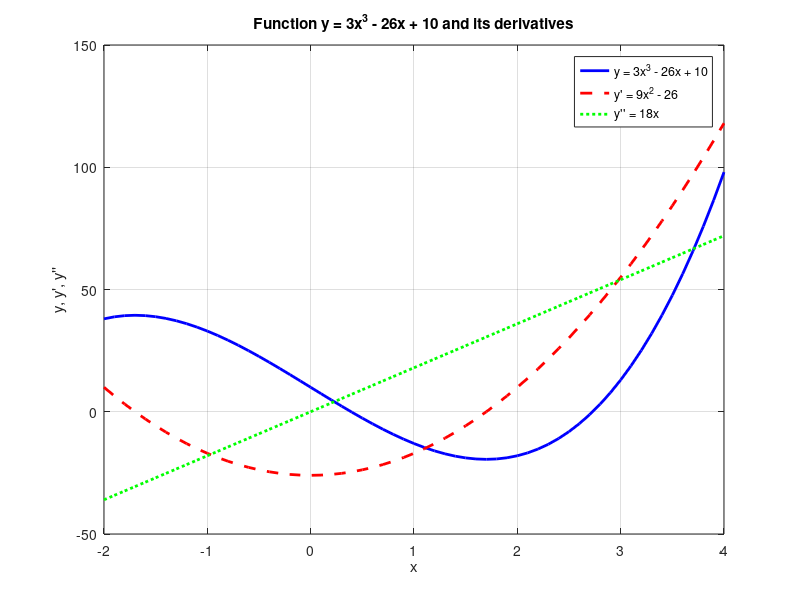
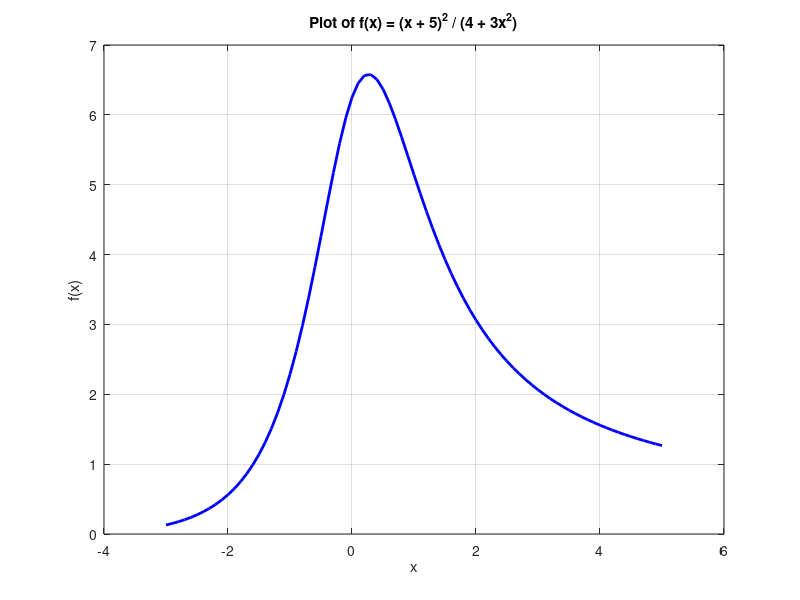
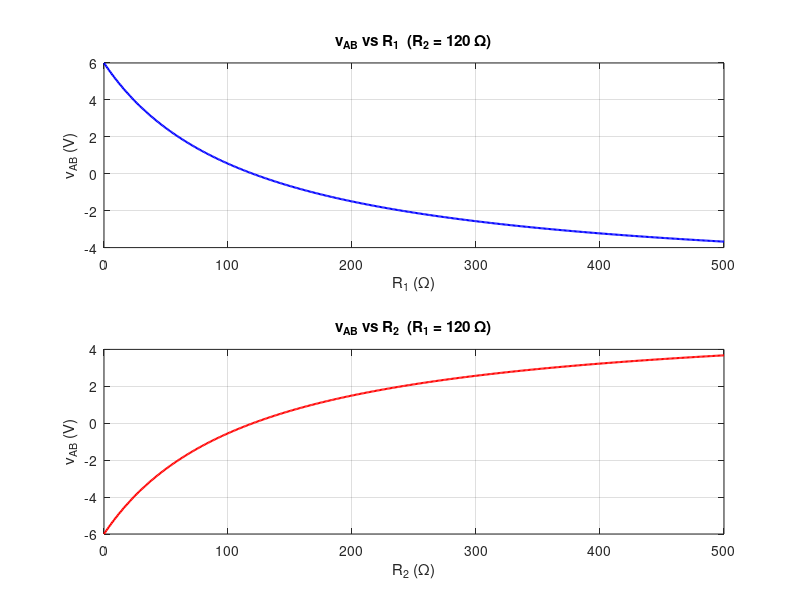

Source code (MATLAB) for these figures, in order: (Note: this script raises an error after producing the figures.)
%EXPERIMENT 1
% Exercise No:1
% Solution
clear
clc

a = 10;
x = 10;
y = 20;

z = exp(-a) * sin(x) + 10 * sqrt(y);

disp('Exp 1')
disp(z)
% Exercise No:2
% Solution


clc; clear; close all;
% Experiment No.: 5

% Exercise.: 1
% 1) Plot the function y = 3x^3 – 26x + 10 , and its first and second derivatives, for –2 ≤ x 4 , all in the same plot.
% Define x range
x = -2:0.1:4;

% Define the function
y = 3*x.^3 - 26*x + 10;

% First derivative: y' = 9x^2 - 26
y1 = 9*x.^2 - 26;

% Second derivative: y'' = 18x
y2 = 18*x;

% Plot all functions
figure;
plot(x, y, 'b', 'LineWidth', 2); hold on;
plot(x, y1, 'r--', 'LineWidth', 2);
plot(x, y2, 'g:', 'LineWidth', 2);

% Add grid and labels
grid on;
xlabel('x');
ylabel('y, y'', y''''');
title('Function y = 3x^3 - 26x + 10 and its derivatives');
legend('y = 3x^3 - 26x + 10', 'y'' = 9x^2 - 26', 'y'''' = 18x');




% Exercise.: 2
% Define the range of x
x = -3:0.1:5;

% Define the function f(x)
f = ((x + 5).^2) ./ (4 + 3*x.^2);

% Plot the function
figure;
plot(x, f, 'b', 'LineWidth', 2);

% Add labels and title
xlabel('x');
ylabel('f(x)');
title('Plot of f(x) = (x + 5)^2 / (4 + 3x^2)');
grid on;

% Exercise.: 3
% Wheatstone Bridge Voltage Difference Plots
% Given: v = 12 V, R3 = R4 = 250 Ω

% Given constants
v = 12;
R3 = 250;
R4 = 250;

R2 = 120;
R1 = linspace(0, 500, 500);

vAB_R1 = v * ((R2 ./ (R1 + R2)) - (R4 / (R3 + R4)));

R1_fixed = 120;
R2 = linspace(0, 500, 500);

vAB_R2 = v * ((R2 ./ (R1_fixed + R2)) - (R4 / (R3 + R4)));

figure;

subplot(2,1,1);
plot(R1, vAB_R1, 'b', 'LineWidth', 1.5);
grid on;
title('v_{AB} vs R_1  (R_2 = 120 Ω)');
xlabel('R_1 (Ω)');
ylabel('v_{AB} (V)');

subplot(2,1,2);
plot(R2, vAB_R2, 'r', 'LineWidth', 1.5);
grid on;
title('v_{AB} vs R_2  (R_1 = 120 Ω)');
xlabel('R_2 (Ω)');
ylabel('v_{AB} (V)');

sgtitle('Wheatstone Bridge Voltage Difference Characteristics');


% Exercise.: 4
% Data
x = 0:0.5:100;
y = cos(x);

% Plot
figure;
plot(x, y, 'r--s', ...
    'MarkerEdgeColor', 'm', ...    % magenta edges
    'MarkerFaceColor', 'c', ...    % cyan face
    'MarkerSize', 5, ...           % marker size 5
    'LineWidth', 1.2);             % optional for better visibility

% Labels and title
title('Cosine Signal');
xlabel('Time (s)');
ylabel('Amplitude (mV)');

% Axes background color
set(gca, 'Color', 'y');  % yellow background

% Grid for clarity
grid on;


% Exercise.: 5
% Audio waveform generation with specified tones and spectrogram

% Parameters
Fs = 8000; % Sampling frequency (8 kHz)
tone_duration = 0.5; % seconds per tone
t = 0:1/Fs:tone_duration-1/Fs;

% Frequencies for the 9 tones (in Hz)
freqs = [659 622 659 622 659 494 587 523 440];

% Generate the tone sequence
y = [];
for f = freqs
    tone = sin(2*pi*f*t);
    y = [y tone];
end

% Normalize amplitude
y = y / max(abs(y));

% Create a copy with every other sample multiplied by -1
y2 = y;
y2(2:2:end) = -y2(2:2:end);

% Append the modified copy to the original
final_waveform = [y y2];

% Play the waveform
sound(final_waveform, Fs);

% Write to a WAV file
audiowrite('nine_tones_sequence.wav', final_waveform, Fs);

% Plot spectrogram
figure;
spectrogram(final_waveform, 256, 128, 256, Fs, 'yaxis');
title('Spectrogram of Generated Nine-Tone Sequence');
xlabel('Time (s)');
ylabel('Frequency (Hz)');
colorbar;

clc; clear; close all;

% Experiment No.: 8

% Exercise 2
% Daily maximum temperatures in °F for April 2002 (Washington, DC)
T = [58 73 73 53 50 48 56 73 73 66 69 63 74 82 84 91 93 89 91 80 ...
     59 69 56 64 63 66 64 74 63 69];

days = 1:length(T); % Days of the month (1–30)

%% (a) Number of days temperature was above 75°F
above75 = T > 75;
num_above75 = sum(above75);

fprintf('EXERCISE: Q2\n');
fprintf('(a) Number of days above 75°F: %d\n', num_above75);

%% (b) Number of days temperature was between 65°F and 80°F
between65_80 = (T >= 65) & (T <= 80);
num_between65_80 = sum(between65_80);

fprintf('(b) Number of days between 65°F and 80°F: %d\n', num_between65_80);

%% (c) Days of the month when temperature was between 50°F and 60°F
between50_60 = (T >= 50) & (T <= 60);
days_between50_60 = days(between50_60);

fprintf('(c) Days between 50°F and 60°F: ');
disp(days_between50_60);


% Exercise 3
fprintf('EXERCISE: Q3\n');
% Input from user
hours = input('Enter the number of hours worked: ');
wage  = input('Enter the hourly wage: ');

% Compute pay
if hours <= 40
    pay = hours * wage;
else
    overtime_hours = hours - 40;
    pay = (40 * wage) + (overtime_hours * wage * 1.5);
end

% Display result
fprintf('Total pay = $%.2f\n', pay);

fprintf('\n');


% Exercise 4
fprintf('EXERCISE: Q4\n')
% Input from user
n = input('Enter number of rows (n): ');
m = input('Enter number of columns (m): ');

% Initialize matrix
A = zeros(n, m);

% Fill the first row (column numbers)
A(1, :) = 1:m;

% Fill the first column (row numbers)
A(:, 1) = (1:n)';

% Fill remaining elements
for i = 2:n
    for j = 2:m
        A(i, j) = A(i-1, j) + A(i, j-1);
    end
end

% Display the matrix
disp('Generated Matrix:');
disp(A);


fprintf('\n');

% Exercise 5
fprintf('EXERCISE: Q5\n')
% Parameters
P0 = 300000;        % initial principal $
r = 0.05;           % annual interest rate (5%)
infl = 0.02;        % annual inflation rate on withdrawals (2%)
w0 = 25000;         % first-year withdrawal (end of year 1)
maxYears = 200;     % safety cap

% Initialize
balance = P0;
year = 0;
withdrawals = [];
balances_after = [];  % balance after each withdrawal

while balance > 0 && year < maxYears
    year = year + 1;
    w = w0 * (1 + infl)^(year-1);       % withdrawal at end of year 'year'
    balance = balance * (1 + r) - w;    % interest then withdrawal at year end
    withdrawals(end+1) = w;
    balances_after(end+1) = balance;
end

% Determine number of full years the planned withdrawal was fully paid
if isempty(balances_after)
    full_years = 0;
else
    % If last balance is negative, the last full year was year-1
    if balances_after(end) < 0
        full_years = length(balances_after) - 1;
    else
        full_years = length(balances_after);
    end
end

% Display results
fprintf('Initial principal: $%0.2f\n', P0);
fprintf('Annual interest: %0.2f%%, Withdrawal inflation: %0.2f%%\n', r*100, infl*100);
fprintf('Initial withdrawal (end of year 1): $%0.2f\n\n', w0);
fprintf('Number of FULL years the account can fully cover the planned withdrawal: %d years\n', full_years);

if balances_after(end) < 0
    fprintf('In year %d the planned withdrawal of $%0.2f cannot be fully paid; remaining balance after previous year was $%0.2f\n', ...
        full_years+1, withdrawals(full_years+1), balances_after(full_years));
else
    fprintf('Account remains positive after %d years (within simulation cap of %d years).\n', full_years, maxYears);
end

% Prepare vectors for plotting (balance just after each withdrawal)
years_vec = 1:length(withdrawals);

figure('Color','w','Position',[200 200 800 600]);

subplot(2,1,1);
plot(years_vec, balances_after, '-o', 'LineWidth', 1.6);
hold on;
yline(0, '--k', 'LineWidth', 1); % zero line
if full_years>0
    xline(full_years, '--r', sprintf('Last full year = %d', full_years), 'LabelHorizontalAlignment','left');
end
grid on;
xlabel('Year');
ylabel('Account balance ($)');
title('Account balance after each year''s withdrawal');

subplot(2,1,2);
bar(years_vec, withdrawals);
hold on;
if full_years>0
    % highlight the first year that cannot be fully paid (if exists)
    if length(withdrawals) > full_years
        bar(full_years+1, withdrawals(full_years+1), 'FaceColor',[0.85 0.33 0.10]); % different color
        legend('Planned withdrawals','First unpaid planned withdrawal','Location','NorthWest');
    else
        legend('Planned withdrawals','Location','NorthWest');
    end
else
    legend('Planned withdrawals','Location','NorthWest');
end
grid on;
xlabel('Year');
ylabel('Withdrawal ($)');
title('Yearly planned withdrawals (inflation-adjusted)');

% Improve layout
sgtitle('Retirement withdrawals and account balance over years');


% Exercise 6
fprintf('EXERCISE: Q6\n')
% Define the matrix size
rows = 5;   % You can change this
cols = 5;   % You can change this

% Initialize the matrix with zeros
A = zeros(rows, cols);

% Loop through each element
for i = 1:rows
    for j = 1:cols
        A(i, j) = (i + j) / (j^2);
    end
end

% Display the result
disp(A);


% Exercise 7
fprintf('EXERCISE: Q7\n')
n = 1;  % start from 1

while true
    if mod(n, 2) == 1 && mod(n, 11) == 0 && sqrt(n) > 132
        fprintf('The required number is: %d\n', n);
        break;
    end
    n = n + 1;
end
fprintf('\n')

% Exercise 8
fprintf('EXERCISE: Q8\n')

x = [-3.5 5 -6.2 11.1 0 7 -9.5 2 15 -1 3 2.5];  % Given vector
n = length(x);

% Sorting using loops and conditional statements (Selection Sort)
for i = 1:n-1
    % Assume the current element is the minimum
    min_index = i;
    
    % Check the rest of the vector for a smaller element
    for j = i+1:n
        if x(j) < x(min_index)
            min_index = j;
        end
    end
    
    % Swap elements if a smaller one was found
    if min_index ~= i
        temp = x(i);
        x(i) = x(min_index);
        x(min_index) = temp;
    end
end

% Display the result
disp('The sorted vector is:')
disp(x)
fprintf('\n')

% Exercise 9
fprintf('EXERCISE: Q9\n')

% Script: average_top8_scores.m
% This program calculates the average of the top 8 exam scores
% without using MATLAB's built-in sort function.

scores = [73 91 37 81 63 66 50 90 75 43 88 80 79 69 26 82 89 99 71 59];
n = length(scores);

% Sort scores in descending order using loops (Selection Sort)
for i = 1:n-1
    max_index = i;
    for j = i+1:n
        if scores(j) > scores(max_index)
            max_index = j;
        end
    end
    % Swap if a larger value is found
    if max_index ~= i
        temp = scores(i);
        scores(i) = scores(max_index);
        scores(max_index) = temp;
    end
end

% Take the top 8 scores
top8 = scores(1:8);

% Calculate the average
avg_top8 = sum(top8) / length(top8);

% Display the results
disp('The top 8 scores are:')
disp(top8)
fprintf('The average of the top 8 scores is: %.2f\n', avg_top8);
fprintf('\n')

% Exercise 10
fprintf('EXERCISE: Q10\n')
% 13,15,4,18,19,3
% Ask the user to enter the coordinates of the three points
x1 = input('Enter x-coordinate of first point: ');
y1 = input('Enter y-coordinate of first point: ');
x2 = input('Enter x-coordinate of second point: ');
y2 = input('Enter y-coordinate of second point: ');
x3 = input('Enter x-coordinate of third point: ');
y3 = input('Enter y-coordinate of third point: ');

% Compute the terms needed for solving the circle equation
A = 2 * (x2 - x1);
B = 2 * (y2 - y1);
C = x2^2 + y2^2 - x1^2 - y1^2;

D = 2 * (x3 - x1);
E = 2 * (y3 - y1);
F = x3^2 + y3^2 - x1^2 - y1^2;

% Solve for circle center (h, k)
denominator = (A * E - B * D);
if denominator == 0
    error('The three points are collinear — no unique circle exists.');
end

h = (C * E - B * F) / denominator;
k = (A * F - C * D) / denominator;

% Compute the radius
r = sqrt((x1 - h)^2 + (y1 - k)^2);

% Display the results
fprintf('\nThe center of the circle is (%.3f, %.3f)\n', h, k);
fprintf('The radius of the circle is %.3f\n', r);

% Plot the circle and points
theta = linspace(0, 2*pi, 300);
xc = h + r * cos(theta);
yc = k + r * sin(theta);

figure;
plot(xc, yc, 'b-', 'LineWidth', 1.5); hold on;
plot([x1 x2 x3], [y1 y2 y3], 'r*', 'MarkerSize', 10, 'LineWidth', 1.5);
plot(h, k, 'ko', 'MarkerFaceColor', 'g'); % center point
axis equal;
grid on;
title('Circle Passing Through Three Points');
xlabel('x-axis');
ylabel('y-axis');
legend('Circle','Given Points','Center','Location','best');
fprintf('\n')

% Exercise 11
fprintf('EXERCISE: Q11\n')

n = 1; % start from 1
while true
    % Compute the sum of integers from 1 to n
    s = n * (n + 1) / 2;
    
    % Check if the sum is within the desired range
    if s >= 100 && s <= 1000
        % Convert to string to check if all digits are identical
        s_str = num2str(s);
        if length(s_str) == 3 && all(s_str == s_str(1))
            fprintf('The required integer n is: %d\n', n);
            fprintf('The corresponding sum is: %d\n', s);
            break;
        end
    end
    
    % Stop the loop if the sum exceeds 1000 (no need to go further)
    if s > 1000
        disp('No such integer found.');
        break;
    end
    
    n = n + 1; % increment n
end
fprintf('\n')

% Exercise 12
fprintf('EXERCISE: Q12\n')
% Initialize an empty matrix to store twin primes
twinPrimes = [];

% Function to check if a number is prime
isPrimeFunc = @(n) all(mod(n, 2:n-1) ~= 0) && n > 1;

% Loop through numbers from 10 to 498 (last candidate for twin prime pair)
for n = 10:498
    if isPrimeFunc(n) && isPrimeFunc(n + 2)
        % Append the twin prime pair to the matrix
        twinPrimes = [twinPrimes; n, n+2];
    end
end

% Display the twin primes
disp('Twin primes between 10 and 500 are:');
disp(twinPrimes);

%EXPERIMENT 2
% Exercise No:1
fprintf('EXERCISE Q1\n')
a = 10;
b = 20;

% Overwrite variable a
a = 15;

% Display the results
disp(['The value of a is: ', num2str(a)]);
disp(['The value of b is: ', num2str(b)]);
fprintf('\n')

% Exercise No:2
fprintf('EXERCISE Q2\n')
a = 10;
b = 25;

%c = a +   
fprintf('c = a + \n')
fprintf(['Error: File: untitled2.m Line: 23 Column: 64\n' ...
    'Invalid expression. Check for missing or extra characters.\n'])
c = a + b;  
disp(['The value of c is: ', num2str(c)]);
fprintf('\n')

% Exercise No:3
fprintf('EXERCISE Q3\n')
x = 2 + 3 * 4;
y = (2 + 3) * 4;

disp(['x = ', num2str(x)]);
disp(['y = ', num2str(y)]);
fprintf('\n')

% Exercise No:4
fprintf('EXERCISE Q4\n')

piVal = pi;

format short
disp('format short:');
disp(piVal)

format long
disp('format long:');
disp(piVal)

format bank
disp('format bank:');
disp(piVal)
fprintf('\n')

% Exercise No:5
fprintf('EXERCISE Q5\n')

p = 100;
q = 200;

% List variables
disp('Using who:');
who
disp('Using whos:');
whos

% Clear variable p
clear p
disp('After clearing p:');
who

% Clear all variables
%clear all
disp('After clearing all:');
who
fprintf('\n')

% Exercise No:6
fprintf('EXERCISE Q6\n')

a = 10;
b = 20;
c = a + b;
d = a * b;
disp(c);
disp(d);
fprintf('\n')

% Exercise No:7
fprintf('EXERCISE Q7\n')
a = 5; b = 10; c = a + b; d = a * b; disp(c); disp(d);

%EXPERIMENT 3
% Exercise No:1
fprintf('EXERCISE Q1\n')
% Define matrices
M = [1, 3, -1, 6; 2, 4, 0, -1; 0, -2, 3, -1; -1, 2, -5, 1];
N = [-1, -3, 3; 2, 1, 6; 1, 4, -1; 2, -1, 2];

% Multiply M * N
result1 = M * N;
disp('M * N =');
disp(result1);

% Multiply N * M (check if possible)
[mN, nN] = size(N);
[mM, nM] = size(M);

if nN == mM
    result2 = N * M;
    disp('N * M =');
    disp(result2);
else
    disp('N * M cannot be computed because the inner dimensions do not match.');
end
fprintf('\n')

% Exercise No:2
fprintf('EXERCISE Q2\n')

% Define matrices
M = [1, -2, 8, 0];
N = [1 5 6 8; 2 5 6 9];

% Attempt to add M and N
try
    result = M + N;
    disp('M + N =');
    disp(result);
catch ME
    disp('Error:');
    disp(ME.message);
end
fprintf('\n')

% Define matrices
A = [1 6 9 8 5; 9 3 5 8 4; 5 6 3 5 7];
B = [6 5 9 3 5; 6 5 4 8 5; 6 3 5 7 9];
C = [2 5 9 3 4; 5 6 3 7 8; 9 8 6 5 4];

% Compute (A + B + C) transpose
result = (A + B + C)';

% Display the result
disp('[(A + B) + C]^T =');
disp(result);

%EXPERIMENT 4
%  SCALAR FUNCTIONS
disp('SCALAR FUNCTIONS');

A = [-pi/4, pi/2, -3; 2, -5, 4];  % Example matrix

disp('Original Matrix A:');
disp(A);

disp('sin(A):'); disp(sin(A));
disp('cos(A):'); disp(cos(A));
disp('tan(A):'); disp(tan(A));
disp('asin(sin(A)):'); disp(asin(sin(A)));
disp('acos(cos(A)):'); disp(acos(cos(A)));
disp('atan(tan(A)):'); disp(atan(tan(A)));
disp('exp(A):'); disp(exp(A));
disp('log(abs(A)):'); disp(log(abs(A)));   % log requires positive numbers
disp('abs(A):'); disp(abs(A));
disp('sqrt(abs(A)):'); disp(sqrt(abs(A))); % sqrt requires non-negative numbers
disp('rem(A,3):'); disp(rem(A,3));
disp('round(A):'); disp(round(A));
disp('floor(A):'); disp(floor(A));
disp('ceil(A):'); disp(ceil(A));

pause; % Press Enter to continue to next section

%  VECTOR FUNCTIONS
disp('VECTOR FUNCTIONS');
v = [3, -6, 9, 2, 7, -4];

disp('Vector v:');
disp(v);

[max_val, max_idx] = max(v);
[min_val, min_idx] = min(v);

disp(['Maximum value: ', num2str(max_val), ' (at index ', num2str(max_idx), ')']);
disp(['Minimum value: ', num2str(min_val), ' (at index ', num2str(min_idx), ')']);
disp(['Length of v: ', num2str(length(v))]);
disp('Sorted v:'); disp(sort(v));
disp(['Sum of elements: ', num2str(sum(v))]);
disp(['Product of elements: ', num2str(prod(v))]);
disp(['Median value: ', num2str(median(v))]);
disp(['Mean value: ', num2str(mean(v))]);
disp(['Standard deviation: ', num2str(std(v))]);

pause; % Press Enter to continue to next section

%  MATRIX BUILDING FUNCTIONS
disp('MATRIX BUILDING FUNCTIONS');

disp('Identity matrix (eye):');
disp(eye(3));

disp('Matrix of zeros (zeros):');
disp(zeros(3,4));

disp('Matrix of ones (ones):');
disp(ones(2,3));

disp('Create diagonal matrix:');
d = [1 5 9];
disp(diag(d));

M = [4 7 2; 3 8 5; 6 1 9];
disp('Original Matrix M:');
disp(M);

disp('Upper triangular (triu):');
disp(triu(M));

disp('Lower triangular (tril):');
disp(tril(M));

disp('Random matrix (rand):');
disp(rand(3,3));

pause; % Press Enter to continue to next section

%  MATRIX OPERATIONS
disp('MATRIX OPERATIONS');

B = [2 3 1; 4 1 5; 7 2 6];

disp('Matrix B:');
disp(B);

disp(['Size of B: ', num2str(size(B,1)), ' x ', num2str(size(B,2))]);
disp(['Determinant of B: ', num2str(det(B))]);
disp('Inverse of B (inv):');
disp(inv(B));
disp(['Rank of B: ', num2str(rank(B))]);
disp('Reduced Row Echelon Form (rref):');
disp(rref(B));
[V, D] = eig(B);
disp('Eigenvalues and Eigenvectors (eig):');
disp('Eigenvalues (D):'); disp(D);
disp('Eigenvectors (V):'); disp(V);
disp('Characteristic polynomial coefficients (poly):');
disp(poly(B));
fprintf('\n')

% Exercise No:1
fprintf('EXERCISE Q1\n')
A = [4 -2 6;
     2 8 2;
     6 10 3];

% Constant matrix B
B = [8;
     4;
     0];
X = A \ B;
disp('Solution (x, y, z):');
disp(X);
fprintf('\n')

% Exercise No:2
fprintf('EXERCISE Q2\n')
% Given vectors
u = [-3 8 -2];
v = [6.5 -5 -4];

%% (a) Using element-by-element multiplication and sum
dot_a = sum(u .* v);
disp('(a) Dot product using element-by-element and sum:');
disp(dot_a);

%% (b) Using row and column vectors with matrix multiplication
u_row = [-3 8 -2];   % row vector
v_col = [6.5; -5; -4];  % column vector
dot_b = u_row * v_col;
disp('(b) Dot product using matrix multiplication:');
disp(dot_b);

%% (c) Using built-in MATLAB function dot
dot_c = dot(u, v);
disp('(c) Dot product using built-in function:');
disp(dot_c);
fprintf('\n')

%EXPERIMENT 6
% Exercise No:1
fprintf('EXERCISE Q1\n')
% Define range of x
x = -10:0.1:10;

% Define signum function manually
y = zeros(size(x));  % initialize
for i = 1:length(x)
    if x(i) > 0
        y(i) = 1;
    elseif x(i) < 0
        y(i) = -1;
    else
        y(i) = 0;
    end
end

% Plot
figure;
plot(x, y, 'LineWidth', 2);
grid on;
xlabel('x');
ylabel('sign(x)');
title('Signum Function');
ylim([-1.5 1.5]);
xline(0, '--r');  % reference line at x = 0
fprintf('\n')

% Exercise No:2
fprintf('EXERCISE Q2\n')

% Time vector
t = 0:0.1:10;   % from 0 to 10 seconds, step size 0.1

% Parameters
A = 1;          % Initial amplitude
k = 0.5;        % Growth rate (positive for growing signal)

% Exponentially growing signal
x = A * exp(k * t);

% Plot the signal
figure;
plot(t, x, 'LineWidth', 2);
grid on;
xlabel('Time (t)');
ylabel('Amplitude');
title('Exponentially Growing Signal:  x(t) = A * e^{k t}');
legend('x(t) = e^{0.5t}', 'Location', 'northwest');
fprintf('\n')

% Exercise No:3
fprintf('EXERCISE Q3\n')
% Time vector
t = 0:0.1:10;   % from 0 to 10 seconds

% Parameters
A = 1;          % Initial amplitude
k = 0.5;        % Decay rate (positive for decaying signal)

% Exponentially decaying signal
x = A * exp(-k * t);

% Plot the signal
figure;
plot(t, x, 'LineWidth', 2);
grid on;
xlabel('Time (t)');
ylabel('Amplitude');
title('Exponentially Decaying Signal:  x(t) = A * e^{-k t}');
legend('x(t) = e^{-0.5t}', 'Location', 'northeast');
fprintf('\n')

% Exercise No:4
fprintf('EXERCISE Q4\n')

% Time vector
t = 0:0.001:1;   % 1 second duration with fine resolution

% Signal parameters
A1 = 2;          % Amplitude of first signal
A2 = 1.5;        % Amplitude of second signal
f1 = 5;          % Frequency of first signal (Hz)
f2 = 3;          % Frequency of second signal (Hz)
phi1 = 0;        % Phase of first signal
phi2 = pi/4;     % Phase of second signal

% Define the two sinusoidal signals
x1 = A1 * sin(2*pi*f1*t + phi1);
x2 = A2 * sin(2*pi*f2*t + phi2);

% Subtract and multiply
x_sub = x1 - x2;
x_mul = x1 .* x2;   % element-by-element multiplication

% --- Plotting ---
figure;

subplot(3,1,1);
plot(t, x1, 'b', t, x2, 'r', 'LineWidth', 1.5);
grid on;
xlabel('Time (s)');
ylabel('Amplitude');
title('Original Sinusoidal Signals');
legend('x1(t)', 'x2(t)');

subplot(3,1,2);
plot(t, x_sub, 'm', 'LineWidth', 1.5);
grid on;
xlabel('Time (s)');
ylabel('Amplitude');
title('Subtracted Signal: x1(t) - x2(t)');

subplot(3,1,3);
plot(t, x_mul, 'g', 'LineWidth', 1.5);
grid on;
xlabel('Time (s)');
ylabel('Amplitude');
title('Multiplied Signal: x1(t) * x2(t)');
fprintf('\n')

% Exercise No:5
fprintf('EXERCISE Q5\n')

% Given data
alpha = 23e-6;     
L1 = 4.5;          
W1 = 2.25;         
T1_F = 400;        
T2_F = 920;        

% Temperature Conversion (F → C)
T1_C = FtoC(T1_F);
T2_C = FtoC(T2_F);
delta_T = T2_C - T1_C;   

% Thermal Expansion Calculations
delta_L = alpha * L1 * delta_T;   
delta_W = alpha * W1 * delta_T;   
L2 = L1 + delta_L;
W2 = W1 + delta_W;
A1 = L1 * W1;                     
A2 = L2 * W2;                     
delta_A = A2 - A1;                

% Display Results
fprintf('--- THERMAL EXPANSION RESULTS ---\n');
fprintf('Initial Temperature (°C): %.2f\n', T1_C);
fprintf('Final Temperature (°C): %.2f\n', T2_C);
fprintf('Temperature Change (°C): %.2f\n\n', delta_T);

fprintf('Initial Length (m): %.4f\n', L1);
fprintf('Final Length (m): %.4f\n', L2);
fprintf('Change in Length (m): %.6f\n\n', delta_L);

fprintf('Initial Width (m): %.4f\n', W1);
fprintf('Final Width (m): %.4f\n', W2);
fprintf('Change in Width (m): %.6f\n\n', delta_W);

fprintf('Initial Area (m^2): %.4f\n', A1);
fprintf('Final Area (m^2): %.4f\n', A2);
fprintf('Change in Area (ΔA): %.6f m^2\n', delta_A);

% Local Function
function Tc = FtoC(Tf)
    Tc = (Tf - 32) * 5/9;
end

% EXPERIMENT 7 - Corrected Exercises with printed explanations

%% Exercise No:1 - Sum of first 10 integers
fprintf('EXERCISE Q1\n')
disp('Explanation: Avoid using ''sum'' as a variable name to prevent conflict with MATLAB sum() function.')
sumVal = 0;  
for i = 1:10
    sumVal = sumVal + i;
end
disp(['Sum = ', num2str(sumVal)]);
fprintf('\n')

%% Exercise No:2 - Area of a rectangle
fprintf('EXERCISE Q2\n')
disp('Explanation: Width was missing, now defined as 3.')
lengthVal = 5;
width = 3;  
area = lengthVal * width;
disp(['Area = ', num2str(area)]);
fprintf('\n')

%% Exercise No:3 - Average of numbers
fprintf('EXERCISE Q3\n')
disp('Explanation: Removed square (^2) in denominator.')
x = [10 20 30 40];
avg = sum(x)/length(x);  
disp(['Average = ', num2str(avg)]);
fprintf('\n')

%% Exercise No:4 - Division operation
fprintf('EXERCISE Q4\n')
disp('Explanation: Avoid division by zero, changed b=1.')
a = 10; b = 1; 
c = a / b;
disp(['Result = ', num2str(c)]);
fprintf('\n')

%% Exercise No:5 - Factorial
fprintf('EXERCISE Q5\n')
disp('Explanation: Corrected function name from factorials() to factorial().')
n = 5;
f = factorial(n);  
disp(['Factorial = ', num2str(f)]);
fprintf('\n')

%% Exercise No:6 - Access array element
fprintf('EXERCISE Q6\n')
disp('Explanation: Index 5 was out of bounds, corrected to 4.')
A = [3 5 7 9];
val = A(4);  
disp(['Value = ', num2str(val)]);
fprintf('\n')

%% Exercise No:7 - While loop
fprintf('EXERCISE Q7\n')
disp('Explanation: Added increment i=i+1 to prevent infinite loop, corrected ''End'' to ''end''.')
i = 1;
while i <= 5
    disp(i);
    i = i + 1; 
end
fprintf('\n')

%% Exercise No:8 - Temperature conversion
fprintf('EXERCISE Q8\n')
disp('Explanation: Corrected variable name to C (was c).')
C = 25;
F = (9/5) * C + 32;  
disp(['Fahrenheit = ', num2str(F)]);
fprintf('\n')

%% Exercise No:9 - Function to square a number
fprintf('EXERCISE Q9\n')
disp('Explanation: Removed syntax error in function definition.')
sqVal = squareValue(5);  
disp(['Square = ', num2str(sqVal)]);
fprintf('\n')

%% Exercise No:10 - Rectangle area and perimeter function
fprintf('EXERCISE Q10\n')
disp('Explanation: Added semicolons and function call corrected.')
[lArea, lPeri] = rectangleCalc(4, 6); 
disp(['Area = ', num2str(lArea) ', Perimeter = ' num2str(lPeri)]);
fprintf('\n')

%% Exercise No:11 - Sum of first n integers
fprintf('EXERCISE Q11\n')
disp('Explanation: Loop now includes n to sum correctly.')
n = 10;
s = 0;
for i = 1:n  
    s = s + i;
end
disp(['Sum = ', num2str(s)]);
fprintf('\n')

%% Exercise No:12 - Quadratic formula
fprintf('EXERCISE Q12\n')
disp('Explanation: Added parentheses around 2*a in denominator.')
a = 1; b = 5; c = 6;
root1 = (-b + sqrt(b^2 - 4*a*c)) / (2*a); 
root2 = (-b - sqrt(b^2 - 4*a*c)) / (2*a);
disp(['Roots = ' num2str(root1) ', ' num2str(root2)]);
fprintf('\n')

%% Exercise No:13 - Access element in matrix
fprintf('EXERCISE Q13\n')
disp('Explanation: Corrected matrix index to be within bounds.')
M = magic(4);
valM = M(4,2);  
disp(['Value = ', num2str(valM)]);
fprintf('\n')

%% Exercise No:14 - Average of vector function
fprintf('EXERCISE Q14\n')
disp('Explanation: Corrected total = total + x(i), not x.')
vec = [2 4 6 8];
avgVec = myAverage(vec);
disp(['Average = ', num2str(avgVec)]);
fprintf('\n')

%% Exercise No:15 - Recursive Fibonacci
fprintf('EXERCISE Q15\n')
disp('Explanation: Corrected recursion from fib(n-3) to fib(n-2).')
fib5 = fib(5);  
disp(['5th Fibonacci = ', num2str(fib5)]);
fprintf('\n')

%% Exercise No:16 - String concatenation
fprintf('EXERCISE Q16\n')
disp('Explanation: Converted number to string using num2str().')
age = 21;
name = 'Alice';
disp(['Name: ' name ', Age: ' num2str(age)]); 
fprintf('\n')

%% Exercise No:17 - Smallest k such that sum(1:k) > 50
fprintf('EXERCISE Q17\n')
disp('Explanation: Adjusted k-1 after last increment.')
k = 1; sSum = 0;
while sSum <= 50
    sSum = sSum + k;
    k = k + 1;
end
disp(['k = ', num2str(k-1)]); 
fprintf('\n')

%% Exercise No:18 - Multiplication table
fprintf('EXERCISE Q18\n')
disp('Explanation: Nested loops used correctly to fill table.')
for i = 1:5
    for j = 1:5
        T(i,j) = i*j;
    end
end
disp(T);

%% ===== Functions =====
function y = squareValue(x)
y = x*x;
end

function [area, peri] = rectangleCalc(l, w)
area = l*w;
peri = 2*(l+w);
end
function avg = myAverage(x)
n = length(x);
total = 0;
for i = 1:n
    total = total + x(i); 
end
avg = total / n;
end
function f = fib(n)
if n == 1 || n == 2
    f = 1;
else
    f = fib(n-1) + fib(n-2); 
end
end